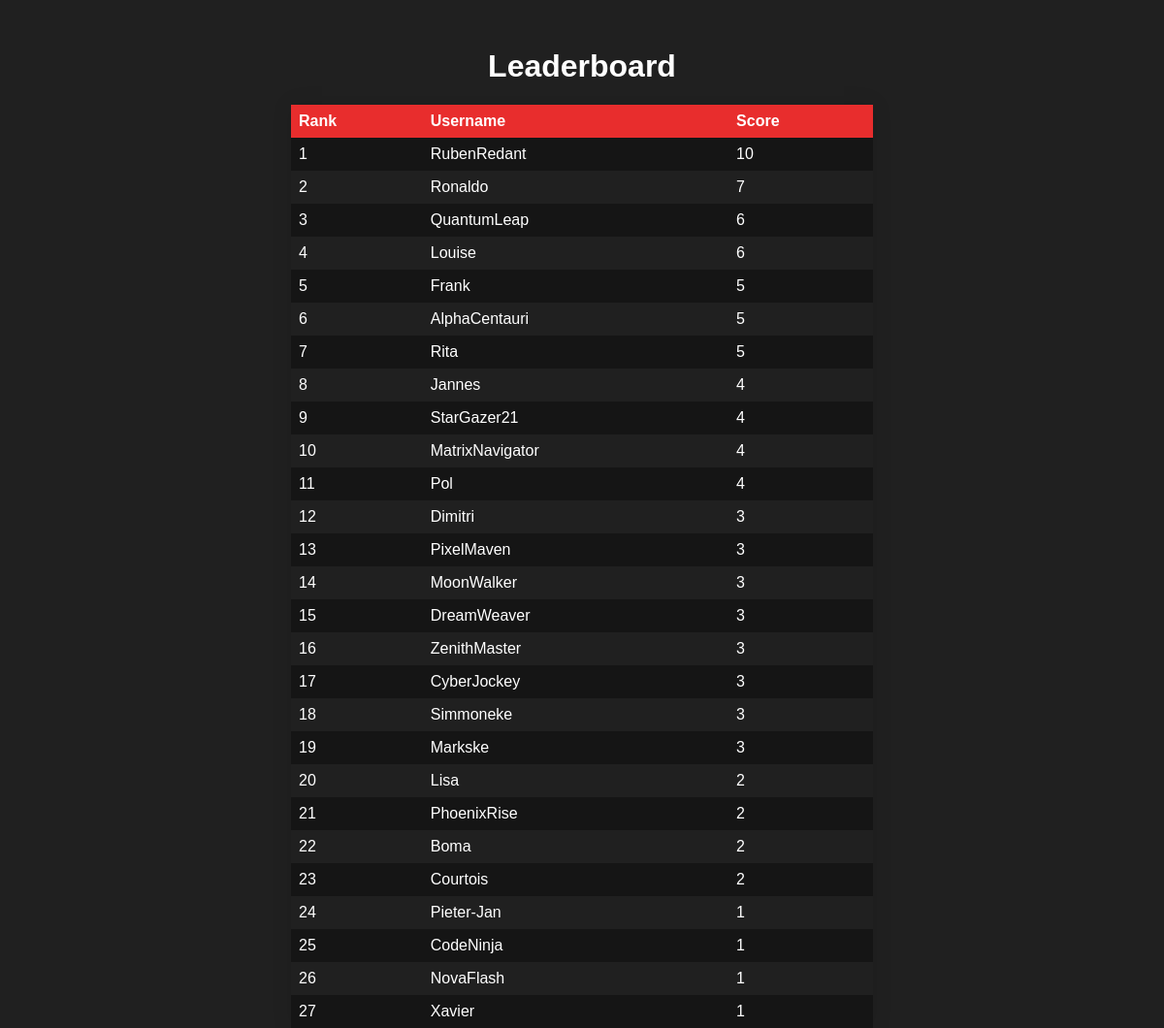
The page /leaderboard (signed in) on the database its author committed.
### app.py (models this page shows, shortened)
class Leaderboard(db.Model):
    id = db.Column(db.Integer, primary_key=True)
    username = db.Column(db.String(20), nullable=False)
    score = db.Column(db.Integer, nullable=False)

### app.py (the view)
@app.route('/leaderboard', methods=['GET', 'POST'])
@login_required
def leaderboard():
    if request.method == 'POST':
        score = request.form.get('score')
        if score is not None:
            score = int(score)
            leaderboard_entry = Leaderboard.query.filter_by(username=current_user.username).first()
            if leaderboard_entry:
                if score > leaderboard_entry.score:
                    leaderboard_entry.score = score
            else:
                leaderboard_entry = Leaderboard(username=current_user.username, score=score)
                db.session.add(leaderboard_entry)
            db.session.commit()
        return "Score updated", 200
    else:
        scores = Leaderboard.query.order_by(Leaderboard.score.desc()).all()
        return render_template('leaderboard.html', scores=scores)

### app.py (called while the page is built)
@login_manager.user_loader
def load_user(user_id):
    return User.query.get(int(user_id))

### templates/leaderboard.html (shortened to what this page needs)
<!DOCTYPE html>
<html>
<head>
    <link rel="stylesheet" type="text/css" href="{{ url_for('static', filename='css/leaderboard.css') }}">
</head>
<body>
    <h1>Leaderboard</h1>
    <table>
        <thead>
            <tr>
                <th>Rank</th>
                <th>Username</th>
                <th>Score</th>
            </tr>
        </thead>
        <tbody>
            {% for score in scores %}
            <tr>
                <td>{{ loop.index }}</td>
                <td>{{ score.username }}</td>
                <td>{{ score.score }}</td>
            </tr>
            {% endfor %}
        </tbody>
    </table>
</body>
</html>

### static/css/leaderboard.css (style rules this page uses)
body { font-family: Arial, sans-serif; background-color: #202020; color: #ffffff; margin: 0; padding: 0; scroll-behavior: smooth; }
h1 { text-align: center; margin-top: 50px; }
table { margin: 0 auto; border-collapse: collapse; width: 50%; background-color: #151515; box-shadow: 0 0 20px rgba(0, 0, 0, 0.1); }
th, td { text-align: left; padding: 8px; }
th { background-color: #e82d2d; color: #ffffff; }
tr:nth-child(even) { background-color: #202020; }

### rows shown on the page
Leaderboard: username "RubenRedant", score "10"
Leaderboard: username "Ronaldo", score "7"
Leaderboard: username "QuantumLeap", score "6"
Leaderboard: username "Louise", score "6"
Leaderboard: username "Frank", score "5"
Leaderboard: username "AlphaCentauri", score "5"
Leaderboard: username "Rita", score "5"
Leaderboard: username "Jannes", score "4"
Leaderboard: username "StarGazer21", score "4"
Leaderboard: username "MatrixNavigator", score "4"
Leaderboard: username "Pol", score "4"
Leaderboard: username "Dimitri", score "3"
Leaderboard: username "PixelMaven", score "3"
Leaderboard: username "MoonWalker", score "3"
Leaderboard: username "DreamWeaver", score "3"
Leaderboard: username "ZenithMaster", score "3"
Leaderboard: username "CyberJockey", score "3"
Leaderboard: username "Simmoneke", score "3"
Leaderboard: username "Markske", score "3"
Leaderboard: username "Lisa", score "2"
Leaderboard: username "PhoenixRise", score "2"
Leaderboard: username "Boma", score "2"
Leaderboard: username "Courtois", score "2"
Leaderboard: username "Pieter-Jan", score "1"
Leaderboard: username "CodeNinja", score "1"
Leaderboard: username "NovaFlash", score "1"
Leaderboard: username "Xavier", score "1"
